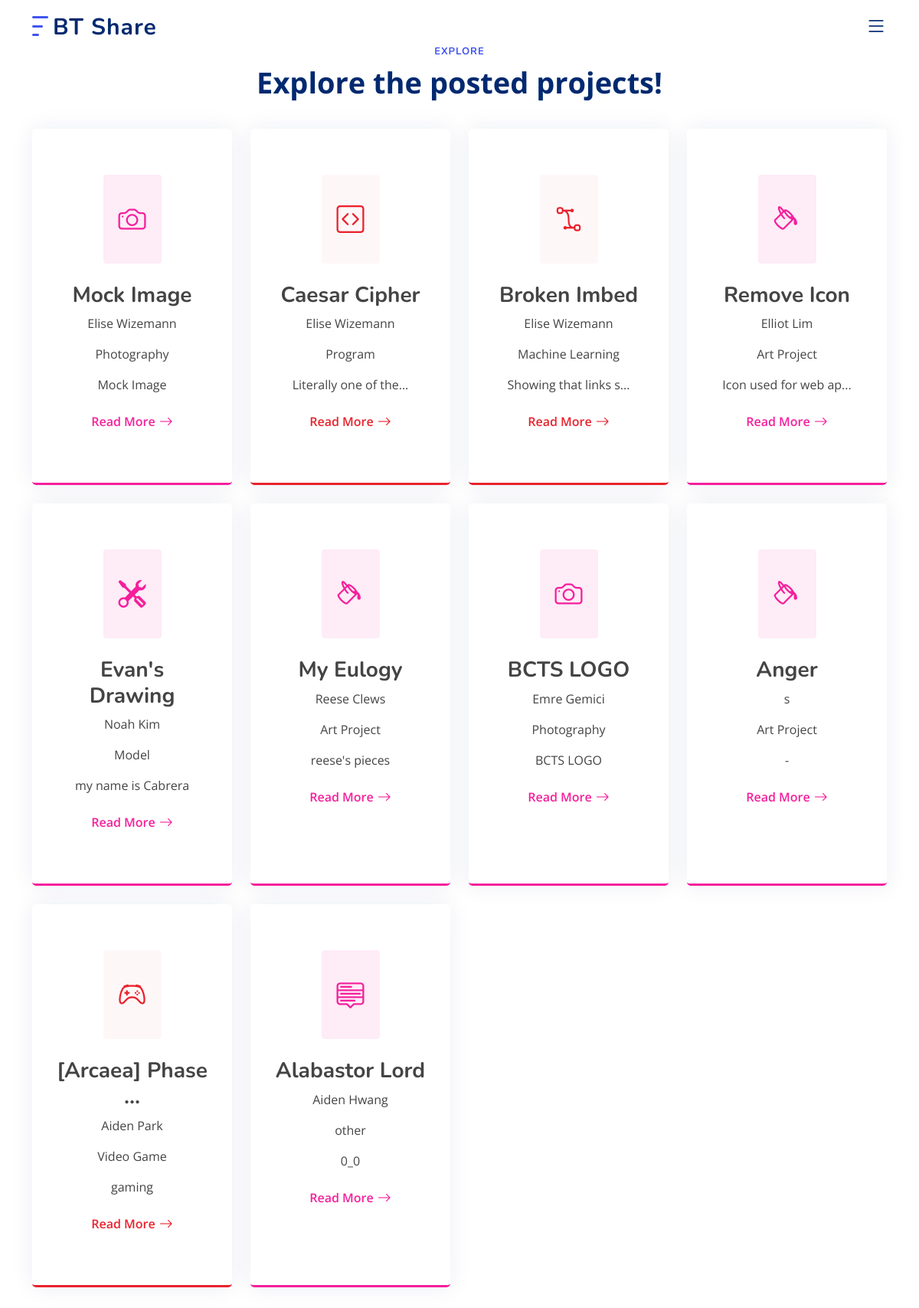
/explore, run on the app's committed database.
### BTShare/app.py (models this page shows, shortened)
class Projects(db.Model):
    id = db.Column(db.Integer, primary_key=True)
    title = db.Column(db.String(255), nullable=False)
    author = db.Column(db.String(255), nullable=False)
    overall_type = db.Column(db.String(255), nullable=False)
    type = db.Column(db.String(255), nullable=False)
    course = db.Column(db.String(255))
    description = db.Column(db.String(999))
    project = db.Column(db.LargeBinary, nullable=False)
    user_id = db.Column(db.Integer, nullable=False)

### BTShare/app.py (the view, shortened to what this page needs)
@app.route('/explore', methods=["GET", "POST"])
def explore():
    all_proj = Projects.query.all()
    return render_template("explore.html", projects=all_proj)

### BTShare/templates/explore.html (shortened to what this page needs)
{%extends "base.html"%}
{%block content%}
    <main id="main">
    <section id="services" class="services">
      <div class="container" data-aos="fade-up">
        <header class="section-header">
          <h2>Explore</h2>
          <p>Explore the posted projects!</p>
        </header>
        <div class="row gy-4">
          {%for project in projects%}
          <div class="col-lg-3 col-md-3" data-aos="fade-up" data-aos-delay="200">
            {%if project.overall_type == "text"%}
            <div class="service-box blue ">
            {%elif project.overall_type == "image"%}
            <div class="service-box pink ">
            {%else%}
            <div class="service-box red ">
            {%endif%}
            {%if project.type == "Research Paper" %}<i class="bi bi-blockquote-left icon"></i> {%elif project.type == "Creative Writing"%} <i class="bi bi-brush icon"></i> {%elif project.type == "Essay"%} <i class="bi bi-body-text icon"></i> {%elif project.type == "Poetry"%} <i class="icon bi bi-pen"></i>
            {%elif project.type == "Art Project"%} <i class="bi bi-paint-bucket icon"></i> {%elif project.type =="Fashion Design"%} <i class="icon bi bi-handbag"></i> {%elif project.type == "Photography"%} <i class="icon bi bi-camera"></i> {%elif project.type == "Model"%} <i class="icon bi bi-tools"></i>
            {%elif project.type == "Machine Learning"%} <i class="bi bi-bezier2 icon"></i> {%elif project.type == "Program"%} <i class="icon bi bi-code-square"></i> {%elif project.type == "Website"%} <i class="icon bi bi-laptop"></i> {%elif project.type == "Video Game"%} <i class="icon bi bi-controller"></i>
            {%else%} <i class="bi bi-menu-up icon"></i>
            {%endif%}
              <h3>
                {%if project.title|length > 15%}
                {{project.title[:15]+"..."}}
                {%else%}
                {{project.title}}
                {%endif%}</h3>
              <p>{{project.author}}</p>
              <p>{{project.type}}</p>
              <p>
                {%if project.description|length > 20%}
                {{project.description[:20]+"..."}}
                {%else%}
                {{project.description}}
                {%endif%}
              </p>
              <a href='{{(url_for("details", proj_id=project.id))}}' class="read-more"><span>Read More</span> <i class="bi bi-arrow-right"></i></a>
            </div>
          </div>
          {%endfor%}
        </div>
      </div>
    </section>
  </main>
  {%endblock%}

### BTShare/templates/base.html (shortened to what this page needs)
<!DOCTYPE html>
<html lang="en">
<head>
  <link href="static/assets/vendor/aos/aos.css" rel="stylesheet">
  <link href="static/assets/vendor/bootstrap/css/bootstrap.min.css" rel="stylesheet">
  <link href="static/assets/vendor/bootstrap-icons/bootstrap-icons.css" rel="stylesheet">
  <link href="static/assets/vendor/glightbox/css/glightbox.min.css" rel="stylesheet">
  <link href="static/assets/vendor/remixicon/remixicon.css" rel="stylesheet">
  <link href="static/assets/vendor/swiper/swiper-bundle.min.css" rel="stylesheet">
  <link href="static/assets/css/style.css" rel="stylesheet">
</head>
<body>
  <header id="header" class="header fixed-top">
    <div class="container-fluid container-xl d-flex align-items-center justify-content-between">
      <a href="/" class="logo d-flex align-items-center">
        <img src="static/assets/img/logo.png" alt="">
        <span>BT Share</span>
      </a>
      <nav id="navbar" class="navbar">
        <i class="bi bi-list mobile-nav-toggle"></i>
      </nav>
    </div>
  </header>
  {%block content%} {%endblock%}
</body>
</html>

### BTShare/static/assets/css/style.css (style rules this page uses)
:root { scroll-behavior: smooth; }
body { font-family: "Open Sans", sans-serif; color: #444444; }
a { color: #4154f1; text-decoration: none; }
h1, h2, h3, h4, h5, h6 { font-family: "Nunito", sans-serif; }
section { padding: 60px 0; overflow: hidden; }
.section-header { text-align: center; padding-bottom: 40px; }
.section-header h2 { font-size: 13px; letter-spacing: 1px; font-weight: 700; margin: 0; color: #4154f1; text-transform: uppercase; }
.section-header p { margin: 10px 0 0 0; padding: 0; font-size: 38px; line-height: 42px; font-weight: 700; color: #012970; }
.header { transition: all 0.5s; z-index: 997; padding: 20px 0; }
.header .logo { line-height: 0; }
.header .logo img { max-height: 40px; margin-right: 6px; }
.header .logo span { font-size: 30px; font-weight: 700; letter-spacing: 1px; color: #012970; font-family: "Nunito", sans-serif; margin-top: 3px; }
.navbar { padding: 0; }
.mobile-nav-toggle { color: #012970; font-size: 28px; cursor: pointer; display: none; line-height: 0; transition: 0.5s; }
@media (max-width: 1200px) { .mobile-nav-toggle { display: block; } }
.services .service-box { box-shadow: 0px 0 30px rgba(1, 41, 112, 0.08); height: 100%; padding: 60px 30px; text-align: center; transition: 0.3s; border-radius: 5px; }
.services .service-box .icon { font-size: 36px; padding: 40px 20px; border-radius: 4px; position: relative; margin-bottom: 25px; display: inline-block; line-height: 0; transition: 0.3s; }
.services .service-box h3 { color: #444444; font-weight: 700; }
.services .service-box .read-more { display: inline-flex; align-items: center; justify-content: center; font-weight: 600; font-size: 16px; padding: 8px 20px; }
.services .service-box .read-more i { line-height: 0; margin-left: 5px; font-size: 18px; }
.services .service-box.red { border-bottom: 3px solid #e9222c; }
.services .service-box.red .icon { color: #e9222c; background: #fef7f8; }
.services .service-box.red .read-more { color: #e9222c; }
.services .service-box.pink { border-bottom: 3px solid #f51f9c; }
.services .service-box.pink .icon { color: #f51f9c; background: #feecf7; }
.services .service-box.pink .read-more { color: #f51f9c; }

### data on the page
Projects: title "Mock Image", author "Elise Wizemann", type "Photography", description "Mock Image"
Projects: title "Caesar Cipher", author "Elise Wizemann", type "Program", description "Literally one of the..."
Projects: title "Broken Imbed", author "Elise Wizemann", type "Machine Learning", description "Showing that links s..."
Projects: title "Remove Icon", author "Elliot Lim", type "Art Project", description "Icon used for web ap..."
Projects: title "Evan's Drawing", author "Noah Kim", type "Model", description "my name is Cabrera"
Projects: title "My Eulogy", author "Reese Clews", type "Art Project", description "reese's pieces"
Projects: title "BCTS LOGO", author "Emre Gemici", type "Photography", description "BCTS LOGO"
Projects: title "Anger", author "s", type "Art Project", description "-"
Projects: title "[Arcaea] Phase ...", author "Aiden Park", type "Video Game", description "gaming"
Projects: title "Alabastor Lord", author "Aiden Hwang", type "other", description "0_0"
